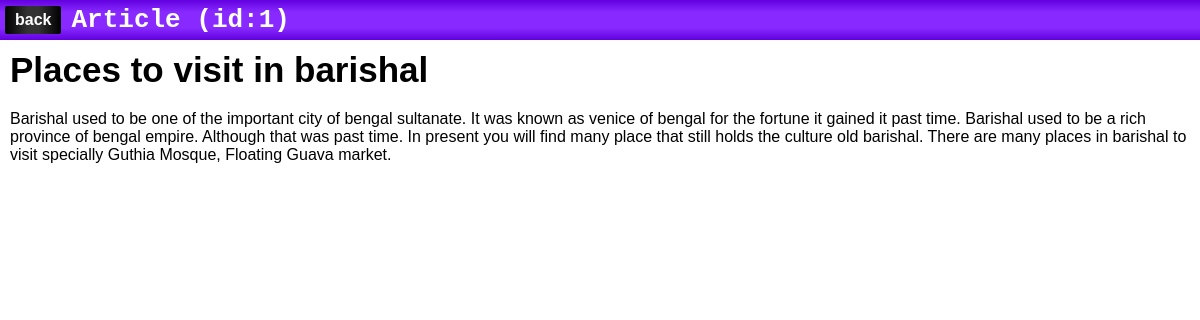
/articles/1, run on the app's committed database.
### articles/models.py (models this page shows, shortened)
class Article(models.Model):
  title = models.TextField()
  content = models.TextField()

### articles/views.py (the view)
# urls.py: path('<int:id>', views.detail, name="detail"),
def detail(request, id):
  article_object = Article.objects.get(id=id)
  context = {
    'article_object': article_object
  }
  response = render_to_string('articles/detail.html', context=context)
  return HttpResponse(response)

### templates/articles/detail.html (shortened to what this page needs)
{% extends 'articles/base.html' %}
{% block header %}
<a href="/articles/" class="header-btn">back</a>
<h1 class="header-title">Article (id:{{article_object.id}})</h1>
{% endblock%}
{% block main %}
<article>
<h1 class="article-title">{{article_object.title}}</h1>
<p class="article-content">{{article_object.content}}</p>
</article>
{% endblock %}

### static/articles/styles.css (style rules this page uses)
* { padding: 0; margin: 0; box-sizing: border-box; font-family: Sans-Serif; }
body { background:#fff ; }
.header-title { font-family: Monospace; text-align: center; padding: 5px; }
.header-btn { background: linear-gradient(90deg, #000,#333 40% 60%, #000); font-weight: bold; margin: 5px; padding:5px 10px; border-radius: 2px; color: #fff; text-decoration: none; }
.article-title { padding: 10px; font-size: 35px; }
.article-content { padding: 10px; }

### data on the page
Article: id "1", title "Places to visit in barishal", content "Barishal used to be one of the important city of bengal sultanate. It was known as venice of bengal for the fortune it gained it past time. Barishal used to be a rich province of bengal empire. Although that was past time. In present you will find many place that still holds the culture old barishal. There are many places in barishal to visit specially Guthia Mosque, Floating Guava market."
